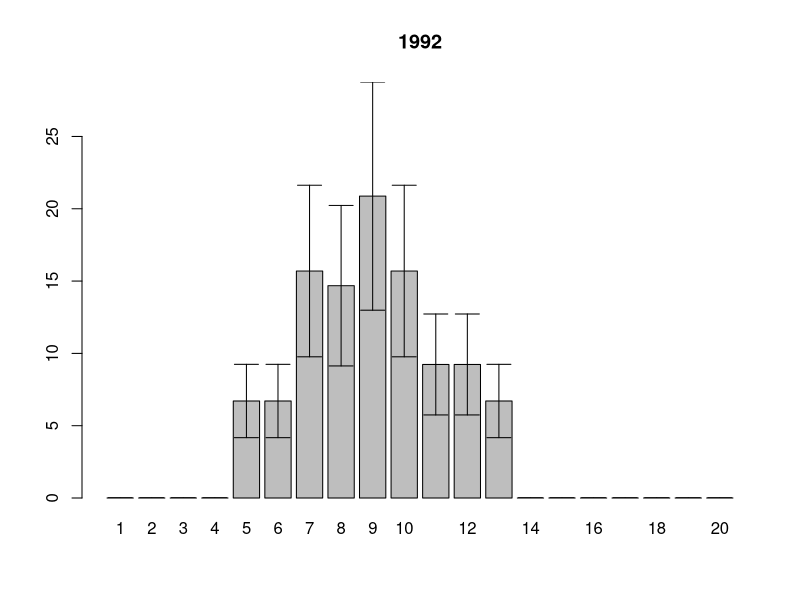
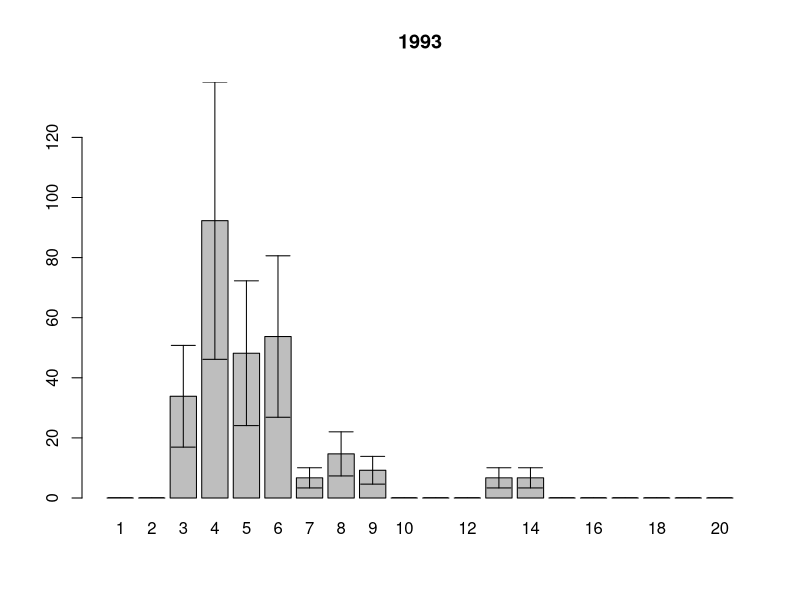
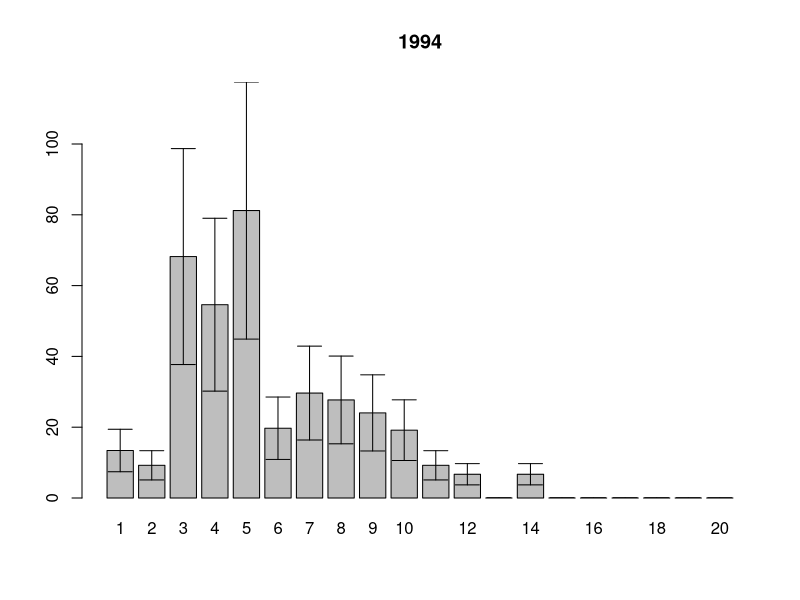
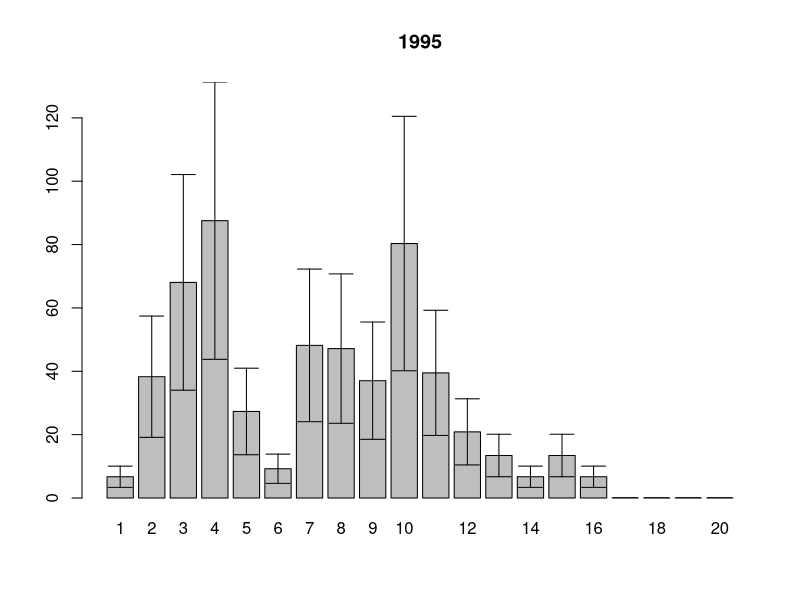
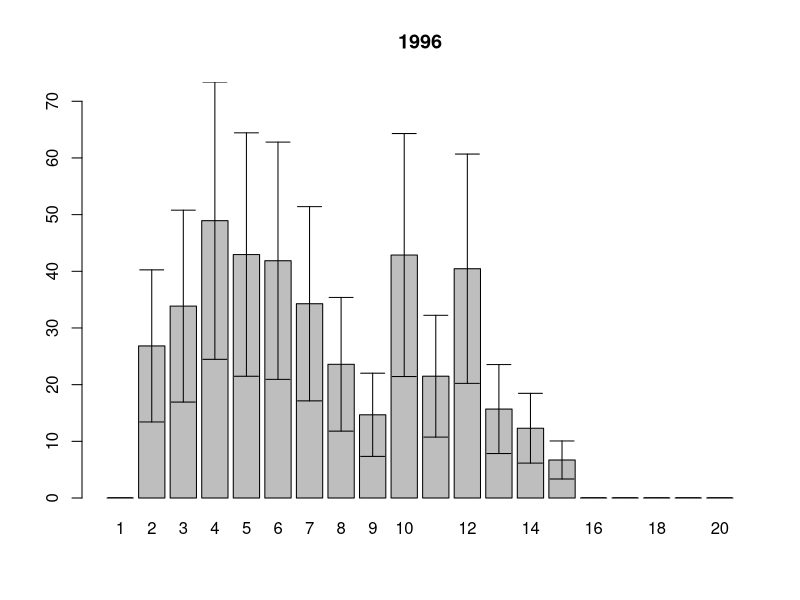
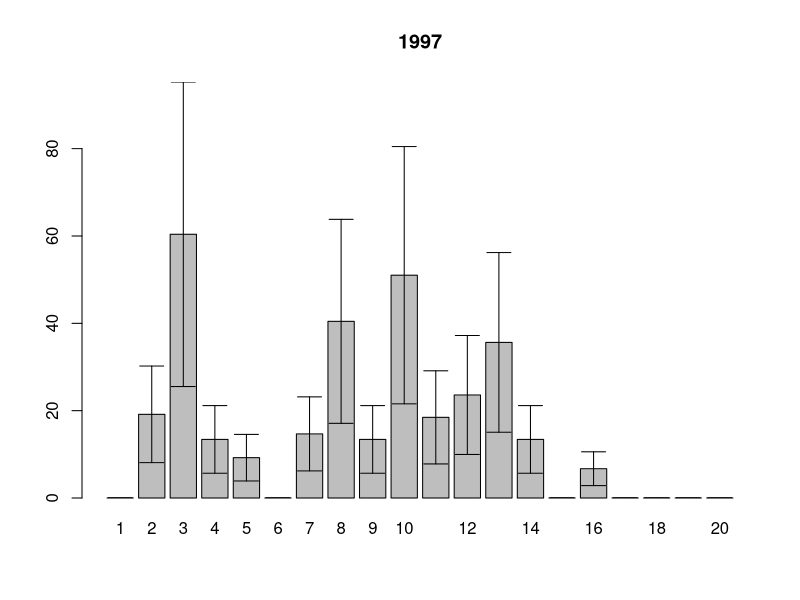
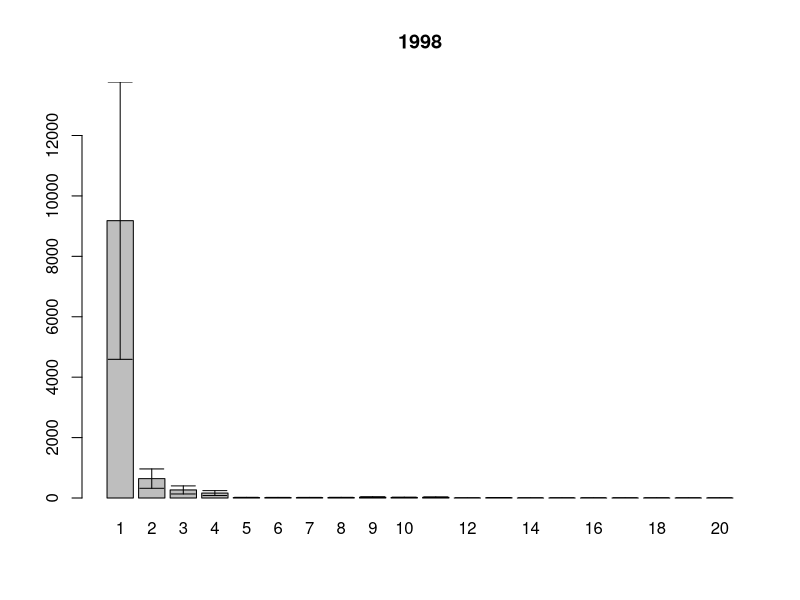
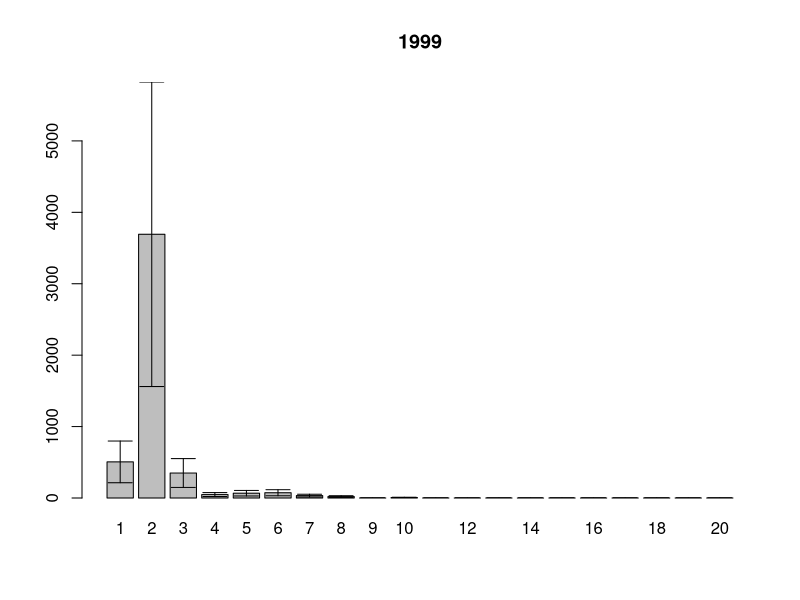

The R source for these figures, in order: (Note: this script raises an error after producing the figures.)
setwd("~/Dropbox/PhD_thesis/PhD_thesis/White_Sea/Luvenga_II_razrez/")
#setwd("~/note_backup_2013-04-13/PhD_thesis/White_Sea/Luvenga_II_razrez/")

# размерная структура средние по годам по горизонтам
ishodnik<-read.table(file="length.csv", sep=";", dec=",", head=T)
samples.squares<-read.table(file="squares.csv", sep=";", dec=",", head=T)
samples.names<-read.table(file="sample.csv", sep=";", dec=",", head=T)
attach(ishodnik)
#year<-factor(year)
str(ishodnik)

Length.int<-cut(Length.mm, breaks=seq(0,20,1))

(size.str.table<-table(Length.int,year, tidal_level, sample))

size.str.df<-as.data.frame(size.str.table) # как таблица данных

#убираем те пробы которых на самом деле нету
for (i in 1:length(levels(size.str.df$year)))
{ (xxx<-size.str.df$sample[size.str.df$year==levels(size.str.df$year)[i] ]%in%
     samples.names$sample[samples.names$year==levels(size.str.df$year)[i]])
  antixxx<-as.logical(1-xxx)
  size.str.df$Freq[size.str.df$year==levels(size.str.df$year)[i]][antixxx]<-NA
}


# SUBSET - для фильтрации таблицы данных
# APPLY - кто-то из них для средней и СД по фрейму

#теперь на квадратный метр
size.str.sqmeter<-size.str.df
for (i in 1:length(levels(size.str.sqmeter$year)))
{
  size.str.sqmeter$Freq[size.str.sqmeter$year==levels(size.str.sqmeter$year)[i]]<-
    size.str.sqmeter$Freq[size.str.sqmeter$year==levels(size.str.sqmeter$year)[i]] * 
    samples.squares$square[samples.squares$year==levels(size.str.sqmeter$year)[i]]
}


for (i in 1: length(levels(size.str.sqmeter$tidal_level)))
{
  assign(paste(levels(size.str.sqmeter$tidal_level)[i]), 
       subset(size.str.sqmeter, size.str.sqmeter$tidal_level==levels(size.str.sqmeter$tidal_level)[i]))
}

#for (i in 1: length(levels(size.str.sqmeter$tidal_level)))
#{
#  write.table(assign(paste(levels(size.str.sqmeter$tidal_level)[i]), 
#       subset(size.str.sqmeter, size.str.sqmeter$tidal_level==levels(size.str.sqmeter$tidal_level)[i])), file=paste(levels(size.str.sqmeter$tidal_level)[i]), sep=",")
#}


#subset(size.str.sqmeter,subset=size.str.sqmeter$year=="1992")

#и среднее??
# tapply выдает как резудьтат матрицу

# надо как-то дружить array's в момент рассчета ошибок... и как потом рисовать картики? или проще разделить на отдельные горизонтв и поработать с ними?? 

#attach(paste(levels(size.str.sqmeter$tidal_level)[1]))

#
#assign(paste("mean.sqmeter", levels(size.str.sqmeter$tidal_level)[1], sep="."), 
#       tapply(paste(levels(size.str.sqmeter$tidal_level)[1])$Freq, 
#              INDEX=list(levels(size.str.sqmeter$tidal_level)[1]$year, levels(size.str.sqmeter$tidal_level)[1]$Length.int)), 
#              FUN=mean, na.rm=T))
#КАК АВТОМАТИЗИРОВАТЬ ТЕМУ ПРО НЕСКОЛЬКО УЧАСТКОВ Я НЕ ПРИДУМАЛА :( ПИШУ РУЧКАМИ 4 РАЗА...

(n.samples<-tapply(samples.names$sample,list(samples.names$year,samples.names$tidal.level), length ))
(n.samples.df<-as.data.frame(n.samples))

#Верхний пляж
(mean.sqmeter.high_beatch<-t(tapply(high_beatch$Freq,INDEX=list(high_beatch$year,  high_beatch$Length.int),FUN=sd, na.rm=T)))
mean.sqmeter.high_beatch.df<-as.data.frame(mean.sqmeter.high_beatch)

(sd.sqmeter.high_beatch<-tapply(high_beatch$Freq,INDEX=list(high_beatch$year,  high_beatch$Length.int),FUN=sd, na.rm=T))

(sem.sqmeter.high_beatch <-t(sd.sqmeter.high_beatch/sqrt(n.samples.df$high_beatch)))
sem.sqmeter.high_beatch.df<-as.data.frame(sem.sqmeter.high_beatch)

#пояс фукоидов
mean.sqmeter.fucus_zone<-t(tapply(fucus_zone$Freq,INDEX=list(fucus_zone$year,  fucus_zone$Length.int),FUN=sd, na.rm=T))
mean.sqmeter.fucus_zone.df<-as.data.frame(mean.sqmeter.fucus_zone)

sd.sqmeter.fucus_zone<-tapply(fucus_zone$Freq,INDEX=list(fucus_zone$year,  fucus_zone$Length.int),FUN=sd, na.rm=T)

sem.sqmeter.fucus_zone <-t(sd.sqmeter.fucus_zone/sqrt(n.samples.df$fucus_zone))
sem.sqmeter.fucus_zone.df<-as.data.frame(sem.sqmeter.fucus_zone)

#пояс зостеры
mean.sqmeter.zostera_zone<-t(tapply(zostera_zone$Freq,INDEX=list(zostera_zone$year,  zostera_zone$Length.int),FUN=sd, na.rm=T))
mean.sqmeter.zostera_zone.df<-as.data.frame(mean.sqmeter.zostera_zone)

sd.sqmeter.zostera_zone<-tapply(zostera_zone$Freq,INDEX=list(zostera_zone$year,  zostera_zone$Length.int),FUN=sd, na.rm=T)

sem.sqmeter.zostera_zone <-t(sd.sqmeter.zostera_zone/sqrt(n.samples.df$zostera_zone))
sem.sqmeter.zostera_zone.df<-as.data.frame(sem.sqmeter.zostera_zone)

#нижний пляж
(mean.sqmeter.low_beatch<-t(tapply(low_beatch$Freq,INDEX=list(low_beatch$year,  low_beatch$Length.int),FUN=sd, na.rm=T)))
mean.sqmeter.low_beatch.df<-as.data.frame(mean.sqmeter.low_beatch)

sd.sqmeter.low_beatch<-tapply(low_beatch$Freq,INDEX=list(low_beatch$year,  low_beatch$Length.int),FUN=sd, na.rm=T)

sem.sqmeter.low_beatch <-t(sd.sqmeter.low_beatch/sqrt(n.samples.df$low_beatch))
sem.sqmeter.low_beatch.df<-as.data.frame(sem.sqmeter.low_beatch)


length.class<-seq(1,20,1)

#>1mm
#Верхний пляж
(mean.sqmeter2.high_beatch<-mean.sqmeter.high_beatch[2:20,])
mean.sqmeter2.high_beatch.df<-as.data.frame(mean.sqmeter2.high_beatch)

(sd.sqmeter2.high_beatch<-sd.sqmeter.high_beatch[,2:20])

(sem.sqmeter2.high_beatch <-t(sd.sqmeter2.high_beatch/sqrt(n.samples.df$high_beatch)))
sem.sqmeter2.high_beatch.df<-as.data.frame(sem.sqmeter2.high_beatch)

#пояс фукоидов
mean.sqmeter2.fucus_zone<-mean.sqmeter.fucus_zone[2:20,]
mean.sqmeter2.fucus_zone.df<-as.data.frame(mean.sqmeter2.fucus_zone)

sd.sqmeter2.fucus_zone<-sd.sqmeter.fucus_zone[,2:20]

sem.sqmeter2.fucus_zone <-t(sd.sqmeter2.fucus_zone/sqrt(n.samples.df$fucus_zone))
sem.sqmeter2.fucus_zone.df<-as.data.frame(sem.sqmeter2.fucus_zone)

#пояс зостеры
mean.sqmeter2.zostera_zone<-mean.sqmeter.zostera_zone[2:20,]
mean.sqmeter2.zostera_zone.df<-as.data.frame(mean.sqmeter2.zostera_zone)

sd.sqmeter2.zostera_zone<-sd.sqmeter.zostera_zone[,2:20]

sem.sqmeter2.zostera_zone <-t(sd.sqmeter2.zostera_zone/sqrt(n.samples.df$zostera_zone))
sem.sqmeter2.zostera_zone.df<-as.data.frame(sem.sqmeter2.zostera_zone)

#нижний пляж
mean.sqmeter2.low_beatch<-mean.sqmeter.low_beatch[2:20,]
mean.sqmeter2.low_beatch.df<-as.data.frame(mean.sqmeter2.low_beatch)

sd.sqmeter2.low_beatch<-sd.sqmeter.low_beatch[,2:20]

sem.sqmeter2.low_beatch <-t(sd.sqmeter2.low_beatch/sqrt(n.samples.df$low_beatch))
sem.sqmeter2.low_beatch.df<-as.data.frame(sem.sqmeter2.low_beatch)


length.class2<-seq(2,20,1)


#from R-book 
error.bars<-function(yv,z,nn){
  xv<-
    barplot(yv,ylim=c(0,(max(yv)+max(z))),names=nn)#,ylab=deparse(substitute(yv)))
  g=(max(xv)-min(xv))/50
  for (i in 1:length(xv)) {
    lines(c(xv[i],xv[i]),c(yv[i]+z[i],yv[i]-z[i]))
    lines(c(xv[i]-g,xv[i]+g),c(yv[i]+z[i], yv[i]+z[i]))
    lines(c(xv[i]-g,xv[i]+g),c(yv[i]-z[i], yv[i]-z[i]))
  }}


#верхний пляж
for (j in 1:length(colnames(mean.sqmeter.high_beatch)))
  {
    pdf(file=paste("high_beatch", colnames(mean.sqmeter.high_beatch)[j], ".pdf",sep="_"))
    error.bars(yv=mean.sqmeter.high_beatch[,j], nn=length.class,  z=sem.sqmeter.high_beatch[,j])
    title(main=colnames(mean.sqmeter.high_beatch)[j], xlab="", ylab="")
    dev.off()
  }

#пояс фукоидов
for (j in 1:length(colnames(mean.sqmeter.fucus_zone)))
{
  pdf(file=paste("fucus_zone", colnames(mean.sqmeter.fucus_zone)[j], ".pdf",sep="_"))
  error.bars(yv=mean.sqmeter.fucus_zone[,j], nn=length.class,  z=sem.sqmeter.fucus_zone[,j])
  title(main=colnames(mean.sqmeter.fucus_zone)[j], xlab="", ylab="")
  dev.off()
}

#пояс зостеры
for (j in 1:length(colnames(mean.sqmeter.zostera_zone)))
{
  pdf(file=paste("zostera_zone", colnames(mean.sqmeter.zostera_zone)[j], ".pdf",sep="_"))
  error.bars(yv=mean.sqmeter.zostera_zone[,j], nn=length.class,  z=sem.sqmeter.zostera_zone[,j])
  title(main=colnames(mean.sqmeter.zostera_zone)[j], xlab="", ylab="")
  dev.off()
}

#нижний пляж
for (j in 1:length(colnames(mean.sqmeter.low_beatch)))
{
  pdf(file=paste("low_beatch", colnames(mean.sqmeter.low_beatch)[j], ".pdf",sep="_"))
  error.bars(yv=mean.sqmeter.low_beatch[,j], nn=length.class,  z=sem.sqmeter.low_beatch[,j])
  title(main=colnames(mean.sqmeter.low_beatch)[j], xlab="", ylab="")
  dev.off()
}



# все 4 на одном графике
for (j in 1:length(colnames(mean.sqmeter.low_beatch)))
{
  pdf(file=paste("all_tidal", colnames(mean.sqmeter.low_beatch)[j], ".pdf",sep="_"))
  error.bars(yv=matrix(mean.sqmeter.high_beatch[,j], mean.sqmeter.fucus_zone[,j], 
                           mean.sqmeter.zostera_zone[,j],mean.sqmeter.low_beatch[,j]), 
             nn=length.class,  
             z=sem.sqmeter.low_beatch[,j])
  title(main=colnames(mean.sqmeter.low_beatch)[j], xlab="", ylab="")
  dev.off()
}


barplot(matrix(mean.sqmeter.high_beatch[,1], mean.sqmeter.fucus_zone[,1], 
           mean.sqmeter.zostera_zone[,1],mean.sqmeter.low_beatch[,1]))


#>1mm
#верхний пляж
for (j in 1:length(colnames(mean.sqmeter2.high_beatch)))
{
  pdf(file=paste("high_beatch2", colnames(mean.sqmeter2.high_beatch)[j], ".pdf",sep="_"))
  error.bars(yv=mean.sqmeter2.high_beatch[,j], nn=length.class2,  z=sem.sqmeter2.high_beatch[,j])
  title(main=colnames(mean.sqmeter2.high_beatch)[j], xlab="", ylab="")
  dev.off()
}

#пояс фукоидов
for (j in 1:length(colnames(mean.sqmeter2.fucus_zone)))
{
  pdf(file=paste("fucus_zone2", colnames(mean.sqmeter2.fucus_zone)[j], ".pdf",sep="_"))
  error.bars(yv=mean.sqmeter2.fucus_zone[,j], nn=length.class2,  z=sem.sqmeter2.fucus_zone[,j])
  title(main=colnames(mean.sqmeter2.fucus_zone)[j], xlab="", ylab="")
  dev.off()
}

#пояс зостеры
for (j in 1:length(colnames(mean.sqmeter2.zostera_zone)))
{
  pdf(file=paste("zostera_zone2", colnames(mean.sqmeter2.zostera_zone)[j], ".pdf",sep="_"))
  error.bars(yv=mean.sqmeter2.zostera_zone[,j], nn=length.class2,  z=sem.sqmeter2.zostera_zone[,j])
  title(main=colnames(mean.sqmeter2.zostera_zone)[j], xlab="", ylab="")
  dev.off()
}

#нижний пляж
for (j in 1:length(colnames(mean.sqmeter2.low_beatch)))
{
  pdf(file=paste("low_beatch2", colnames(mean.sqmeter.low_beatch)[j], ".pdf",sep="_"))
  error.bars(yv=mean.sqmeter2.low_beatch[,j], nn=length.class2,  z=sem.sqmeter2.low_beatch[,j])
  title(main=colnames(mean.sqmeter2.low_beatch)[j], xlab="", ylab="")
  dev.off()
}


#динамика обилия
(N.sqmeter<-tapply(size.str.sqmeter$Freq, list(size.str.sqmeter$year, size.str.sqmeter$sample, size.str.df$tidal_level), sum))
(N.mean.sqmeter<-apply(N.sqmeter, na.rm=T, MARGIN=c(1,3), FUN=mean))
  N.mean.sqmeter[11,3]<-NA
(N.sd.sqmeter<-apply(N.sqmeter, na.rm=T, MARGIN=c(1,3), FUN=sd))
(N.sem.sqmeter<-N.sd.sqmeter/sqrt(n.samples))

pdf(file="N_dynamic.pdf", family="NimbusSan") # указываем шрифт подпией
plot(y=N.mean.sqmeter[,1], x=as.numeric(rownames(N.mean.sqmeter)), type="n", main="Материковая литораль в районе пос. Лувеньга",
#     ylim=c(min(N.mean.sqmeter, na.rm=T)-max(N.sem.sqmeter, na.rm=T), max(N.mean.sqmeter, na.rm=T)+max(N.sem.sqmeter, na.rm=T)),
     ylim=c(0, max(N.mean.sqmeter, na.rm=T)+max(N.sem.sqmeter, na.rm=T)), 
     xlab="год", ylab="N, экз./кв.м")
for (i in 1:ncol(N.mean.sqmeter))
{lines(as.numeric(rownames(N.mean.sqmeter)), N.mean.sqmeter[,i], pch=14+i, col=0+i, type="b")
arrows(x0=as.numeric(rownames(N.mean.sqmeter)), x1=as.numeric(rownames(N.mean.sqmeter)),
       y0=N.mean.sqmeter[,i]-N.sem.sqmeter[,i], y1=N.mean.sqmeter[,i]+N.sem.sqmeter[,i], angle=90, code=3, length=.1, col=0+i)
 }
legend(legend=colnames(N.mean.sqmeter),x=2000, y=7996, pch=seq(15,15+ncol(N.mean.sqmeter),1), col=seq(1,1+ncol(N.mean.sqmeter),1))
dev.off()
embedFonts("N_dynamic.pdf") #встройка шрифтов в файл

#динамика без молод ( больше 2+)
(N2.sqmeter<-tapply(size.str.sqmeter$Freq[size.str.sqmeter$Length.int!="(0,1]"],
                   list(size.str.sqmeter$year[size.str.sqmeter$Length.int!="(0,1]"],
                        size.str.sqmeter$sample[size.str.sqmeter$Length.int!="(0,1]"],
                        size.str.df$tidal_level[size.str.sqmeter$Length.int!="(0,1]"]), sum))
(N2.mean.sqmeter<-apply(N2.sqmeter, na.rm=T, MARGIN=c(1,3), FUN=mean))
N2.mean.sqmeter[11,3]<-NA
(N2.sd.sqmeter<-apply(N2.sqmeter, na.rm=T, MARGIN=c(1,3), FUN=sd))
(N2.sem.sqmeter<-N2.sd.sqmeter/sqrt(n.samples))

pdf(file="N2_dynamic.pdf", family="NimbusSan") # указываем шрифт подпией
plot(y=N2.mean.sqmeter[,1], x=as.numeric(rownames(N2.mean.sqmeter)), type="n", main="Материковая литораль в районе пос. Лувеньга",
     #     ylim=c(min(N2.mean.sqmeter, na.rm=T)-max(N2.sem.sqmeter, na.rm=T), max(N2.mean.sqmeter, na.rm=T)+max(N2.sem.sqmeter, na.rm=T)),
     ylim=c(0, max(N2.mean.sqmeter, na.rm=T)+max(N2.sem.sqmeter, na.rm=T)), 
     xlab="год", ylab="N, экз./кв.м")
for (i in 1:ncol(N2.mean.sqmeter))
{lines(as.numeric(rownames(N2.mean.sqmeter)), N2.mean.sqmeter[,i], pch=14+i, col=0+i, type="b")
 arrows(x0=as.numeric(rownames(N2.mean.sqmeter)), x1=as.numeric(rownames(N2.mean.sqmeter)),
        y0=N2.mean.sqmeter[,i]-N2.sem.sqmeter[,i], y1=N2.mean.sqmeter[,i]+N2.sem.sqmeter[,i], angle=90, code=3, length=.1, col=0+i)
}
legend(legend=colnames(N2.mean.sqmeter),x=2000, y=7996, pch=seq(15,15+ncol(N2.mean.sqmeter),1), col=seq(1,1+ncol(N2.mean.sqmeter),1))
dev.off()
embedFonts("N2_dynamic.pdf") #встройка шрифтов в файл

#динамика максимального размера
str(ishodnik)
(Length.max<-tapply(Length.mm, list(year, tidal_level), max, na.rm=T))
#plot(x=names(Length.max), y=Length.max, type=none)


pdf(file="L_max.pdf", family="NimbusSan") # указываем шрифт подпией
plot(x=rownames(Length.max), y=Length.max[,1], type="n", main="Материковая литораль в районе пос. Лувеньга", xlab="год", ylab="L max, мм", 
     ylim=c(min(Length.max,na.rm=T), max(Length.max,na.rm=T)))
for (i in 1:ncol(Length.max))
{lines(as.numeric(rownames(Length.max)), Length.max[,i], pch=14+i, col=0+i, type="b")
}
legend(legend=colnames(Length.max),x=1993, y=12.2, pch=seq(15,15+ncol(Length.max),1), col=seq(1,1+ncol(Length.max),1))
dev.off()
embedFonts("L_max.pdf") #встройка шрифтов в файл

#рассчетная биомасса по Максимовичу и др., 1993
biomass.count<-0.00016*(Length.mm^2.96)
    (biomass.samples<-tapply(biomass.count, list(year, sample, tidal_level), sum, na.rm=T))

(biomass.sqmeter<-biomass.samples*samples.squares$square)

(B.mean.sqmeter<-apply(biomass.sqmeter, c(1,3), mean, na.rm=T))
(B.sd.sqmeter<-apply(biomass.sqmeter, c(1,3), sd, na.rm=T))
(n.samples<-tapply(samples.names$sample,list(samples.names$year,samples.names$tidal.level), length))
(B.sem.sqmeter<-B.sd.sqmeter/sqrt(n.samples))
(D.b<-B.sem.sqmeter/B.mean.sqmeter*100)

pdf(file="B_count_dynamic.pdf", family="NimbusSan") # указываем шрифт подпией
plot(y=B.mean.sqmeter[,1], x=as.numeric(rownames(B.mean.sqmeter)), type="n", main="Материковая литораль в районе пос. Лувеньга",
     ylim=c(min(B.mean.sqmeter, na.rm=T)-max(B.sem.sqmeter, na.rm=T), max(B.mean.sqmeter, na.rm=T)+max(B.sem.sqmeter, na.rm=T)),
     # ylim=c(0, max(B.mean.sqmeter, na.rm=T)+max(B.sem.sqmeter, na.rm=T)), 
     xlab="год", ylab="B, г/кв.м")
for (i in 1:ncol(B.mean.sqmeter))
{lines(as.numeric(rownames(B.mean.sqmeter)), B.mean.sqmeter[,i], pch=14+i, col=0+i, type="b")
 arrows(x0=as.numeric(rownames(B.mean.sqmeter)), x1=as.numeric(rownames(B.mean.sqmeter)),
        y0=B.mean.sqmeter[,i]-B.sem.sqmeter[,i], y1=B.mean.sqmeter[,i]+B.sem.sqmeter[,i], angle=90, code=3, length=.1, col=0+i)
}
legend(legend=colnames(B.mean.sqmeter),x=2000, y=27.5, pch=seq(15,15+ncol(B.mean.sqmeter),1), col=seq(1,1+ncol(B.mean.sqmeter),1))
dev.off()
embedFonts("B_count_dynamic.pdf") #встройка шрифтов в файл

#рассчетная биомасса только с учетом >1mm особей
biomass2.count<-0.00016*(Length.mm[Length.mm>1.0]^2.96)
(biomass2.samples<-tapply(biomass2.count, list(year[Length.mm>1.0], sample[Length.mm>1.0], tidal_level[Length.mm>1.0]), sum, na.rm=T))

(biomass2.sqmeter<-biomass2.samples*samples.squares$square)

(B2.mean.sqmeter<-apply(biomass2.sqmeter, c(1,3), mean, na.rm=T))
(B2.sd.sqmeter<-apply(biomass2.sqmeter, c(1,3), sd, na.rm=T))
(n.samples<-tapply(samples.names$sample,list(samples.names$year,samples.names$tidal.level), length ))
(B2.sem.sqmeter<-B2.sd.sqmeter/sqrt(n.samples))
(D.b2<-B2.sem.sqmeter/B2.mean.sqmeter*100)

pdf(file="B2_count_dynamic.pdf", family="NimbusSan") # указываем шрифт подпией
plot(y=B2.mean.sqmeter[,1], x=as.numeric(rownames(B2.mean.sqmeter)), type="n", main="Материковая литораль в районе пос. Лувеньга",
     ylim=c(min(B2.mean.sqmeter, na.rm=T)-max(B2.sem.sqmeter, na.rm=T), max(B2.mean.sqmeter, na.rm=T)+max(B2.sem.sqmeter, na.rm=T)),
     # ylim=c(0, max(B.mean.sqmeter, na.rm=T)+max(B.sem.sqmeter, na.rm=T)), 
     xlab="год", ylab="B, г/кв.м")
for (i in 1:ncol(B2.mean.sqmeter))
{lines(as.numeric(rownames(B2.mean.sqmeter)), B2.mean.sqmeter[,i], pch=14+i, col=0+i, type="b")
 arrows(x0=as.numeric(rownames(B2.mean.sqmeter)), x1=as.numeric(rownames(B2.mean.sqmeter)),
        y0=B2.mean.sqmeter[,i]-B2.sem.sqmeter[,i], y1=B2.mean.sqmeter[,i]+B2.sem.sqmeter[,i], angle=90, code=3, length=.1, col=0+i)
}
legend(legend=colnames(B2.mean.sqmeter),x=2000, y=30.6, pch=seq(15,15+ncol(B2.mean.sqmeter),1), col=seq(1,1+ncol(B2.mean.sqmeter),1))
dev.off()
embedFonts("B2_count_dynamic.pdf") #встройка шрифтов в файл


#измеренная биомасса (реальная)
str(biomass.measure)
(biomass.real.m<-tapply(biomass.measure$biomass.g, list(biomass.measure$year, biomass.measure$sample), function(x){x*1}))
(biomass.real.sqmeter<-biomass.real.m*samples.squares$square)

(Br.mean.sqmeter<-rowMeans(biomass.real.sqmeter, na.rm=T))
(Br.sd.sqmeter<-apply(biomass.real.sqmeter, 1, sd, na.rm=T))
(Br.sem.sqmeter<-Br.sd.sqmeter/sqrt(n.samples))
(D.br<-Br.sem.sqmeter/Br.mean.sqmeter*100)

#сравнение рассчетной и реальной биомассы
pdf(file="Bcount_Bmeasure_compare.pdf", family="NimbusSan") # указываем шрифт подпией
plot(y=B.mean.sqmeter, x=names(B.mean.sqmeter),pch=15, main="Эстуарий р. Лувеньги", type="n",
     ylim=c(min(min(B.mean.sqmeter)-max(B.sem.sqmeter), min(Br.mean.sqmeter, na.rm=T)-max(Br.sem.sqmeter, na.rm=T)), 
            max(max(B.mean.sqmeter)+max(B.sem.sqmeter), max(Br.mean.sqmeter, na.rm=T)+max(Br.sem.sqmeter, na.rm=T))),
     xlab="год", ylab="B, г/кв.м")
#B
lines(seq(as.numeric(min(names(B.mean.sqmeter))),as.numeric(max(names(B.mean.sqmeter))),1), B.mean.sqmeter, pch=15, col=2, type="b")
arrows(x0=seq(as.numeric(min(names(B.mean.sqmeter))),as.numeric(max(names(B.mean.sqmeter))),1), 
       x1=seq(as.numeric(min(names(B.mean.sqmeter))),as.numeric(max(names(B.mean.sqmeter))),1),
       y0=B.mean.sqmeter-B.sem.sqmeter, y1=B.mean.sqmeter+B.sem.sqmeter, angle=90, code=3, length=0.1, col=2)
#Breal
lines(seq(as.numeric(min(names(Br.mean.sqmeter))),as.numeric(max(names(Br.mean.sqmeter))),1), Br.mean.sqmeter, pch=16, col=4, type="b")
arrows(x0=seq(as.numeric(min(names(Br.mean.sqmeter))),as.numeric(max(names(Br.mean.sqmeter))),1), 
       x1=seq(as.numeric(min(names(Br.mean.sqmeter))),as.numeric(max(names(Br.mean.sqmeter))),1),
       y0=Br.mean.sqmeter-Br.sem.sqmeter, y1=Br.mean.sqmeter+Br.sem.sqmeter, angle=90, code=3, length=0.1, col=4)
dev.off()
embedFonts("Bcount_Bmeasure.pdf") #встройка шрифтов в файл



#динамика молоди <2mm и половозрелых  >8mm

young.old.int<-cut(Length.mm, breaks=c(1,2.5,7.9,max(Length.mm, na.rm=T)))

(young.old.table<-table(young.old.int, year, tidal_level, sample))

young.old.df<-as.data.frame(young.old.table) # как таблица данных

#убираем те пробы которых на самом деле нету
for (i in 1:length(levels(young.old.df$year)))
{ (xxx<-young.old.df$sample[young.old.df$year==levels(young.old.df$year)[i] ]%in%
     samples.names$sample[samples.names$year==levels(young.old.df$year)[i]])
  antixxx<-as.logical(1-xxx)
  size.str.df$Freq[young.old.df$year==levels(young.old.df$year)[i]][antixxx]<-NA
}

#теперь на квадратный метр
young.old.sqmeter<-young.old.df
for (i in 1:length(levels(young.old.sqmeter$year)))
{
  young.old.sqmeter$Freq[young.old.sqmeter$year==levels(young.old.sqmeter$year)[i]]<-
    young.old.sqmeter$Freq[young.old.sqmeter$year==levels(young.old.sqmeter$year)[i]] * 
    samples.squares$square[samples.squares$year==levels(young.old.sqmeter$year)[i]]
}
str(young.old.sqmeter)


(mean.young.old.sqmeter<-tapply(young.old.sqmeter$Freq,
                                INDEX=list(young.old.sqmeter$year,young.old.sqmeter$young.old.int, young.old.sqmeter$tidal_level),
                                FUN=mean, na.rm=T))
for (i in 1:4)
{assign(paste("mean",dimnames(mean.young.old.sqmeter)[[3]][i],sep="."),mean.young.old.sqmeter[,,i])
}

(sd.young.old.sqmeter<-tapply(young.old.sqmeter$Freq,
                              INDEX=list(young.old.sqmeter$year, young.old.sqmeter$tidal_level, young.old.sqmeter$young.old.int),
                              FUN=sd, na.rm=T))

(n.samples<-tapply(samples.names$sample,list(samples.names$year,samples.names$tidal.level), length ))
(n.samples.df<-as.data.frame(n.samples))


(sem.young.old.sqmeter <-sd.young.old.sqmeter/sqrt(as.vector(n.samples)))
sem.young.old.sqmeter[sem.young.old.sqmeter==sd.young.old.sqmeter]<-NA
for (i in 1:4)
{assign(paste("sem",dimnames(sem.young.old.sqmeter)[[2]][i],sep="."),sem.young.old.sqmeter[,i,])
}

write.table(mean.young.old.sqmeter, file="2razrez_young_old_mean.csv", sep=";", dec=",")

str(mean.young.old.sqmeter)



# молодь и половозрелые - график high_beatch
pdf(file="young_old_high_beatch.pdf", family="NimbusSan") # указываем шрифт подпией
plot(y=mean.high_beatch[,1], x=as.numeric(rownames(mean.high_beatch)),pch=15, type="n", main="Материковая литораль в районе пос. Лувеньга high_beatch", 
     #     ylim=c(min(mean.high_beatch[,1], mean.high_beatch[,3])-max(sem.high_beatch[,1], sem.high_beatch[,3]), 
     #            max(mean.high_beatch[,1], mean.high_beatch[,3])+max(sem.high_beatch[,1], sem.high_beatch[,3])),
     ylim=c(0, 
            max(mean.high_beatch[,1], mean.high_beatch[,3], na.rm=T)+max(sem.high_beatch[,1], sem.high_beatch[,3], na.rm=T)),
     xlab="год", ylab="N, экз./кв.м")
#молодь
lines(as.numeric(rownames(mean.high_beatch)), 
      mean.high_beatch[,1], pch=15, type="b", col=2)
arrows(x0=as.numeric(rownames(mean.high_beatch)), 
       x1=as.numeric(rownames(mean.high_beatch)),
       y0=mean.high_beatch[,1]-sem.high_beatch[,1], 
       y1=mean.high_beatch[,1]+sem.high_beatch[,1], angle=90, code=3, length=0.1, col=2)
#половозрелые
lines(as.numeric(rownames(mean.high_beatch)), 
      mean.high_beatch[,3], pch=16, type="b", col=4)
arrows(x0=as.numeric(rownames(mean.high_beatch)), 
       x1=as.numeric(rownames(mean.high_beatch)),
       y0=mean.high_beatch[,3]-sem.high_beatch[,3], 
       y1=mean.high_beatch[,3]+sem.high_beatch[,3], angle=90, code=3, length=0.1, col=4)
dev.off()
embedFonts("young_old.pdf") #встройка шрифтов в файл

# молодь и половозрелые - график fucus_zone
pdf(file="young_old_fucus_zone.pdf", family="NimbusSan") # указываем шрифт подпией
plot(y=mean.fucus_zone[,1], x=as.numeric(rownames(mean.fucus_zone)),pch=15, type="n", main="Материковая литораль в районе пос. Лувеньга fucus_zone", 
     #     ylim=c(min(mean.fucus_zone[,1], mean.fucus_zone[,3])-max(sem.fucus_zone[,1], sem.fucus_zone[,3]), 
     #            max(mean.fucus_zone[,1], mean.fucus_zone[,3])+max(sem.fucus_zone[,1], sem.fucus_zone[,3])),
     ylim=c(0, 
            max(mean.fucus_zone[,1], mean.fucus_zone[,3], na.rm=T)+max(sem.fucus_zone[,1], sem.fucus_zone[,3], na.rm=T)),
     xlab="год", ylab="N, экз./кв.м")
#молодь
lines(as.numeric(rownames(mean.fucus_zone)), 
      mean.fucus_zone[,1], pch=15, type="b", col=2)
arrows(x0=as.numeric(rownames(mean.fucus_zone)), 
       x1=as.numeric(rownames(mean.fucus_zone)),
       y0=mean.fucus_zone[,1]-sem.fucus_zone[,1], 
       y1=mean.fucus_zone[,1]+sem.fucus_zone[,1], angle=90, code=3, length=0.1, col=2)
#половозрелые
lines(as.numeric(rownames(mean.fucus_zone)), 
      mean.fucus_zone[,3], pch=16, type="b", col=4)
arrows(x0=as.numeric(rownames(mean.fucus_zone)), 
       x1=as.numeric(rownames(mean.fucus_zone)),
       y0=mean.fucus_zone[,3]-sem.fucus_zone[,3], 
       y1=mean.fucus_zone[,3]+sem.fucus_zone[,3], angle=90, code=3, length=0.1, col=4)
dev.off()
embedFonts("young_old.pdf") #встройка шрифтов в файл

# молодь и половозрелые - график zostera_zone
pdf(file="young_old_zostera_zone.pdf", family="NimbusSan") # указываем шрифт подпией
plot(y=mean.zostera_zone[,1], x=as.numeric(rownames(mean.zostera_zone)),pch=15, type="n", main="Материковая литораль в районе пос. Лувеньга zostera_zone", 
     #     ylim=c(min(mean.zostera_zone[,1], mean.zostera_zone[,3])-max(sem.zostera_zone[,1], sem.zostera_zone[,3]), 
     #            max(mean.zostera_zone[,1], mean.zostera_zone[,3])+max(sem.zostera_zone[,1], sem.zostera_zone[,3])),
     ylim=c(0, 
            max(mean.zostera_zone[,1], mean.zostera_zone[,3], na.rm=T)+max(sem.zostera_zone[,1], sem.zostera_zone[,3], na.rm=T)),
     xlab="год", ylab="N, экз./кв.м")
#молодь
lines(as.numeric(rownames(mean.zostera_zone)), 
      mean.zostera_zone[,1], pch=15, type="b", col=2)
arrows(x0=as.numeric(rownames(mean.zostera_zone)), 
       x1=as.numeric(rownames(mean.zostera_zone)),
       y0=mean.zostera_zone[,1]-sem.zostera_zone[,1], 
       y1=mean.zostera_zone[,1]+sem.zostera_zone[,1], angle=90, code=3, length=0.1, col=2)
#половозрелые
lines(as.numeric(rownames(mean.zostera_zone)), 
      mean.zostera_zone[,3], pch=16, type="b", col=4)
arrows(x0=as.numeric(rownames(mean.zostera_zone)), 
       x1=as.numeric(rownames(mean.zostera_zone)),
       y0=mean.zostera_zone[,3]-sem.zostera_zone[,3], 
       y1=mean.zostera_zone[,3]+sem.zostera_zone[,3], angle=90, code=3, length=0.1, col=4)
dev.off()
embedFonts("young_old.pdf") #встройка шрифтов в файл

# молодь и половозрелые - график low_beatch
pdf(file="young_old_low_beatch.pdf", family="NimbusSan") # указываем шрифт подпией
plot(y=mean.low_beatch[,1], x=as.numeric(rownames(mean.low_beatch)),pch=15, type="n", main="Материковая литораль в районе пос. Лувеньга low_beatch", 
     #     ylim=c(min(mean.low_beatch[,1], mean.low_beatch[,3])-max(sem.low_beatch[,1], sem.low_beatch[,3]), 
     #            max(mean.low_beatch[,1], mean.low_beatch[,3])+max(sem.low_beatch[,1], sem.low_beatch[,3])),
     ylim=c(0, 
            max(mean.low_beatch[,1], mean.low_beatch[,3], na.rm=T)+max(sem.low_beatch[,1], sem.low_beatch[,3], na.rm=T)),
     xlab="год", ylab="N, экз./кв.м")
#молодь
lines(as.numeric(rownames(mean.low_beatch)), 
      mean.low_beatch[,1], pch=15, type="b", col=2)
arrows(x0=as.numeric(rownames(mean.low_beatch)), 
       x1=as.numeric(rownames(mean.low_beatch)),
       y0=mean.low_beatch[,1]-sem.low_beatch[,1], 
       y1=mean.low_beatch[,1]+sem.low_beatch[,1], angle=90, code=3, length=0.1, col=2)
#половозрелые
lines(as.numeric(rownames(mean.low_beatch)), 
      mean.low_beatch[,3], pch=16, type="b", col=4)
arrows(x0=as.numeric(rownames(mean.low_beatch)), 
       x1=as.numeric(rownames(mean.low_beatch)),
       y0=mean.low_beatch[,3]-sem.low_beatch[,3], 
       y1=mean.low_beatch[,3]+sem.low_beatch[,3], angle=90, code=3, length=0.1, col=4)
dev.off()
embedFonts("young_old.pdf") #встройка шрифтов в файл

#динамика молоди и половозрелых в %
(sum.young.old<-(tapply(young.old.sqmeter$Freq[young.old.sqmeter$young.old.int!="(0,1]"],
                        INDEX=list(young.old.sqmeter$year[young.old.sqmeter$young.old.int!="(0,1]"], 
                                   young.old.sqmeter$tidal_level[young.old.sqmeter$young.old.int!="(0,1]"],
                                   young.old.sqmeter$young.old.int[young.old.sqmeter$young.old.int!="(0,1]"]),
                        FUN=sum, na.rm=T)))

#это извращение - повторить три раза сумму, чтобы поделить на это трехмерный массив. 
#потому что как делить трехмерный на двумерный я не догоняю
summ.all.3times<-array(dim=dim(sum.young.old), dimnames=dimnames(sum.young.old), 
                       data=rep(x=apply(sum.young.old, MARGIN=c(1,2), FUN=sum, na.rm=T), 3)) 
(young.old.percents<-(sum.young.old)/summ.all.3times*100)

write.table((young.old.percents), file="2razrez_young_old_percent.csv", sep=";", dec=",")

#корреляция - молодь и половозрелые в %
str(young.old.percents)
(spearman.young.old.sum.percent<-cor.test(young.old.percents[2:9,,1], young.old.percents[1:8,,3], method="spearman"))
plot(y=young.old.percents[2:9,,1], x=young.old.percents[1:8,,3])